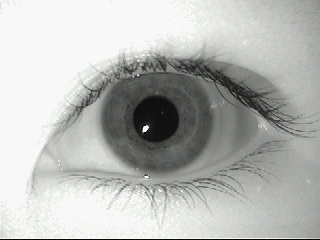
#> input picture assets/original/aeval1.bmp, 320 x 240 px
$ python -i pupila.py   (imports and definitions only)
#> lines starting #> are read from the running program, lines starting #| are printed output that depends on the picture; after the words box and inside, x2 and y2 are one past the last pixel; in counts of white or black regions, pixels touching at a corner belong together
#> further down, picture is the input picture: shape (240, 320, 3); mean B, G, R 182.9, 185.6, 183.8
import cv2 as cv
import math
import numpy as np
from matplotlib import pyplot as plt

def extraer_pupila(imagen):
    img = preprocesado(imagen)
    return extraer_pupila_umbral_iter(img)
    #return extraer_pupila_umbral_polar(img)


def preprocesado(img):
    # Imagen difuminada para eliminar el ruido
    img_blur = cv.GaussianBlur(img, (5, 5), 0)
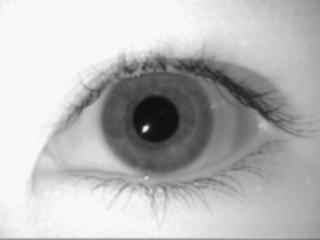
#> img_blur: shape (240, 320, 3); mean B, G, R 183.2, 185.9, 184.1
    # img_bluCCr = cv.medianBlur(img,15,15)

    # Creo una mascara para la region central de la imagen para aislar la pupila
    mascara_radio = 70
    mascara_pupila = np.zeros(img.shape, np.uint8) * 255
    cv.circle(mascara_pupila, (round(mascara_pupila.shape[1] / 2), round(mascara_pupila.shape[0] / 2)), mascara_radio,
              (1, 1, 1), -1)
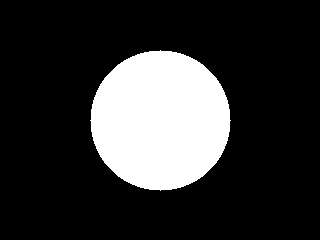
#> mascara_pupila: shape (240, 320, 3); values 0 (black) and 1 (white), 20% white; 1 white region, box (x1, y1, x2, y2) and area: (90, 50, 231, 191) 15373
    img_mask = np.copy(img_blur)
    for i in range(mascara_pupila.shape[0]):
        for j in range(mascara_pupila.shape[1]):
            if (mascara_pupila[i][j] == 0):
                img_mask[i][j] = 255

    '''
    plt.imshow(img_mask, cmap='gray',  interpolation='nearest')
    plt.show()
    '''
    # Creo una imagen umbralizada en la que solo aparece la pupila
    umbral_pupila = 45

    img_pupila = cv.inRange(img_mask, 0, umbral_pupila)
    ret, img_pupila = cv.threshold(img_pupila, np.average(img_pupila), 1, cv.THRESH_BINARY)
    '''
    plt.imshow(img_pupila, cmap='gray',  interpolation='nearest')
    plt.show()
    '''
    # Opening para eliminar pestañas
    morph_kernel = cv.getStructuringElement(cv.MORPH_ELLIPSE, (5, 5))
    img_pupila_open = cv.morphologyEx(img_pupila, cv.MORPH_OPEN, morph_kernel, iterations=2)
    return img_pupila_open


# [53 lines left out: functions extraer_pupila_umbral_polar, extraer_pupila_umbral_iter, not called in this run]

>>> import cv2
>>> picture = cv2.imread('../assets/original/aeval1.bmp')
#> (the run stopped early here; a loop or call above may not have finished)

$ run again, on assets/original/aevar1.bmp
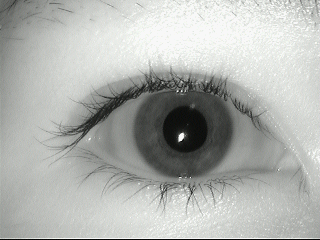
#> input picture assets/original/aevar1.bmp, 320 x 240 px
#> picture is the input picture: shape (240, 320, 3); mean B, G, R 174.8, 178.4, 176
#> in preprocesado, `img_blur = cv.GaussianBlur(img, (5, 5), 0)`:
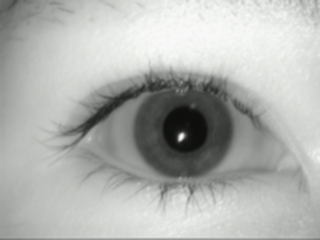
#> img_blur: shape (240, 320, 3); mean B, G, R 175.1, 178.7, 176.3
#> mascara_pupila: shape (240, 320, 3); values 0 (black) and 1 (white), 20% white; 1 white region, box (x1, y1, x2, y2) and area: (90, 50, 231, 191) 15373

$ run again, on assets/original/bryanr1.bmp
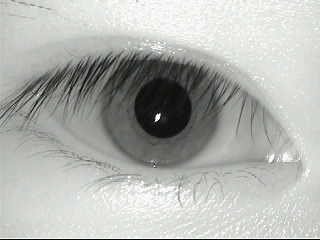
#> input picture assets/original/bryanr1.bmp, 320 x 240 px
#> picture is the input picture: shape (240, 320, 3); mean B, G, R 176, 179.6, 177.2
#> in preprocesado, `img_blur = cv.GaussianBlur(img, (5, 5), 0)`:
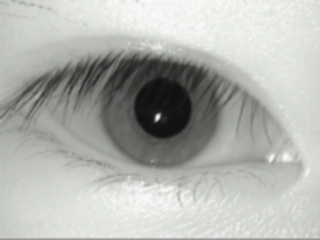
#> img_blur: shape (240, 320, 3); mean B, G, R 176.3, 179.9, 177.5
#> mascara_pupila: shape (240, 320, 3); values 0 (black) and 1 (white), 20% white; 1 white region, box (x1, y1, x2, y2) and area: (90, 50, 231, 191) 15373
